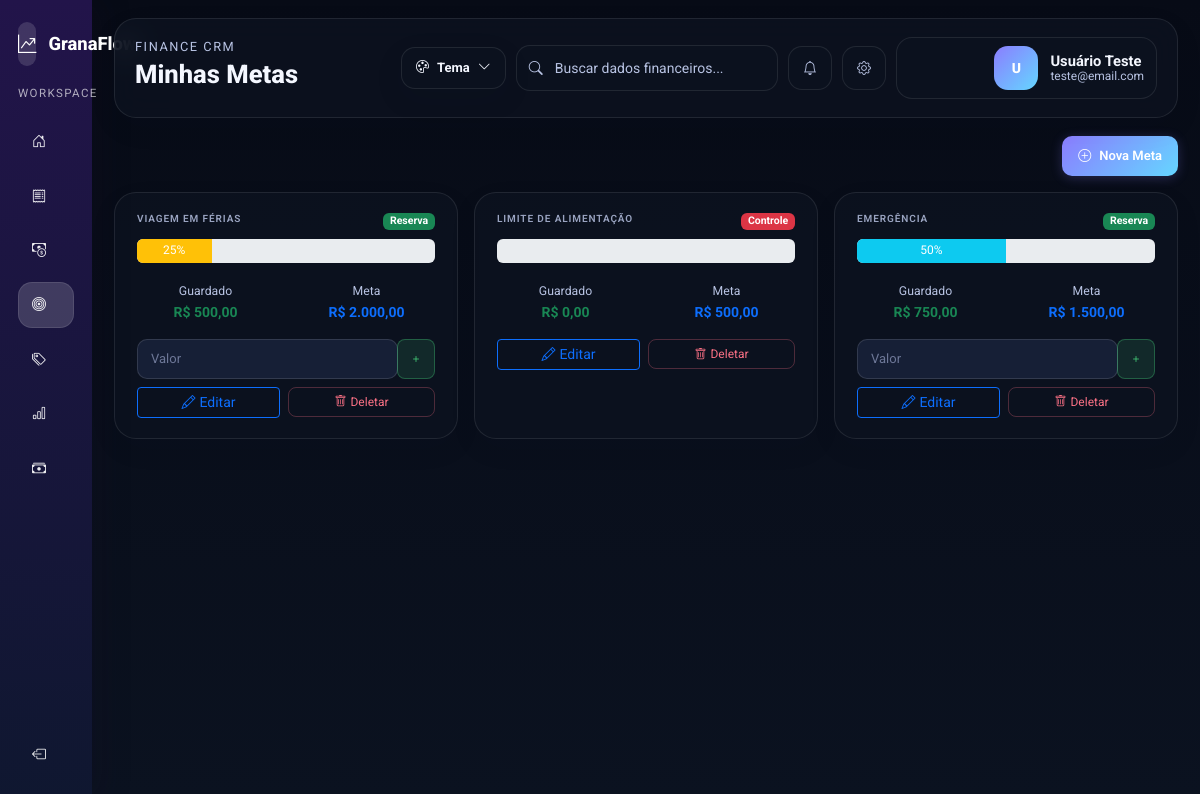
Screenshot of /public/metas (signed in) with the database file from the repository.
### tables this page shows
CREATE TABLE IF NOT EXISTS metas (
  id_meta INT AUTO_INCREMENT PRIMARY KEY,
  id_usuario INT NOT NULL,
  id_categoria INT NULL,
  nome_meta VARCHAR(50) NOT NULL,
  valor_limite DECIMAL(10,2) NOT NULL,
  valor_guardado DECIMAL(10,2) DEFAULT 0.00,
  tipo ENUM('gasto', 'reserva') DEFAULT 'gasto',
  data_inicio DATE,
  data_fim DATE,
  data_criacao DATETIME DEFAULT CURRENT_TIMESTAMP,
  FOREIGN KEY (id_usuario) REFERENCES usuarios(id_usuario) ON DELETE CASCADE,
  FOREIGN KEY (id_categoria) REFERENCES categorias(id_categoria) ON DELETE SET NULL
);

### app/Core/Controller.php (called while the page is built, shortened)
<?php
class Controller
{
    public function model($model)
    {
        $file = dirname(__DIR__) . '/Models/' . $model . '.php';
        return new $modelClass();
    }
    public function view($view, $data = [])
    {
        extract($data);
        $file = dirname(__DIR__) . '/Views/' . $view . '.php';
        require_once $file;
    }
}

### app/Controllers/MetasController.php (called while the page is built, shortened)
<?php
class MetasController extends Controller
{
    public function index()
    {
        $id_usuario = $_SESSION['id_usuario'];
        $metaModel = $this->model('Meta');
        $metas = $metaModel->getMetas($id_usuario);
        $data = [
            'metas' => $metas,
            'csrf_token' => $this->gerarTokenCSRF(),
        ];
        $this->view('metas/index', $data);
    }
}

### app/Core/App.php (called while the page is built, shortened)
<?php
class App
{
    protected $method     = 'login';
    public function __construct()
    {
        $url = $this->parseUrl();
        $route = strtolower($url[0]);
        $aliases = [
            'categoria' => 'CategoriaController',
            'categorias' => 'CategoriaController',
            'perfil' => 'PerfilController',
            'relatorio' => 'RelatorioController',
            'relatorios' => 'RelatorioController',
            'receita' => 'ReceitasController',
            'receitas' => 'ReceitasController',
        ];
        $controllerNome = $aliases[$route] ?? (ucfirst($route) . 'Controller');
        $this->controller = $controllerNome;
        unset($url[0]);
        $url = array_values($url);
        $controllerObj   = new $controllerClass();
        if (!empty($url[0]) && method_exists($controllerObj, $url[0])) {
            $this->method = $url[0];
            unset($url[0]);
            $url = array_values($url);
        } else {
            $defaults = [
                'AuthController'      => 'login',
                'DashboardController' => 'index',
                'GastosController'    => 'index',
                'MetasController'     => 'index',
            ];
            $this->method = $defaults[$this->controller] ?? 'index';
        }
        $this->params = $url;
        call_user_func_array([$controllerObj, $this->method], $this->params);
    }
    protected function parseUrl()
    {
        if (isset($_GET['url'])) {
            return array_values(explode(
                '/',
                filter_var(rtrim($_GET['url'], '/'), FILTER_SANITIZE_URL)
            ));
        }
        return [];
    }
}

### public/index.php (called while the page is built)
<?php
require_once dirname(__DIR__) . '/app/init.php';
require_once dirname(__DIR__) . '/app/Core/App.php';
new \App\Core\App();

### app/init.php (called while the page is built, shortened)
<?php
spl_autoload_register(function ($class) {
    if (strpos($class, 'App\\') === 0) {
        $relative = substr($class, 4);
        $relative = str_replace('\\', '/', $relative);
        $file = dirname(__DIR__) . '/app/' . $relative . '.php';
    }
});

### app/Core/Model.php (called while the page is built, shortened)
<?php
class Model
{
    public function __construct()
    {
        $host   = "localhost";
        $usuario = "root";
        $senha  = "";
        $banco  = "granaflow";
        $porta  = 3308;
        $this->db = new mysqli($host, $usuario, $senha, $banco, $porta);
    }
}

### app/Models/Meta.php (called while the page is built, shortened)
<?php
class Meta extends Model
{
    public function getMetas($id_usuario)
    {
        $stmt = $this->db->prepare("SELECT * FROM metas WHERE id_usuario = ? ORDER BY data_criacao DESC");
        $stmt->bind_param("i", $id_usuario);
        $stmt->execute();
        return $stmt->get_result()->fetch_all(MYSQLI_ASSOC);
    }
}

### app/Views/metas/index.php (the view, shortened to what this page needs)
<?php
require_once dirname(__DIR__) . '/partials/shell_top.php';
?>
<div class="d-flex justify-content-end mb-3">
    <a href="<?= BASE_URL ?>metas/novo" class="btn btn-primary btn-acao">
        <i class="bi bi-plus-circle me-2"></i>Nova Meta
    </a>
</div>
<?php if (empty($metas)): ?>
    <div class="alert alert-info text-center">
        <i class="bi bi-info-circle me-2"></i>Você ainda não criou nenhuma meta.
    </div>
<?php else: ?>
    <div class="row g-3">
        <?php foreach ($metas as $meta):
            $percentual = $meta['valor_limite'] > 0 ? ($meta['valor_guardado'] / $meta['valor_limite'] * 100) : 0;
            $cor_progresso = $percentual >= 100 ? 'success' : ($percentual >= 50 ? 'info' : 'warning');
            $tipo_badge = $meta['tipo'] === 'gasto' ? 'danger' : 'success';
        ?>
            <div class="col-md-6 col-lg-4">
                <div class="card card-resumo h-100">
                    <div class="card-body">
                        <div class="d-flex justify-content-between align-items-start mb-2">
                            <h6 class="card-title"><?= htmlspecialchars($meta['nome_meta']) ?></h6>
                            <span class="badge bg-<?= $tipo_badge ?>"><?= $meta['tipo'] === 'gasto' ? 'Controle' : 'Reserva' ?></span>
                        </div>
                        <div class="mb-3">
                            <div class="progress" style="height: 24px;">
                                <div class="progress-bar bg-<?= $cor_progresso ?>" role="progressbar" style="width: <?= min(100, $percentual) ?>%;">
                                    <?= number_format($percentual, 0) ?>%
                                </div>
                            </div>
                        </div>
                        <div class="row text-center mb-3">
                            <div class="col-6">
                                <small class="page-subtitle">Guardado</small>
                                <div class="fw-bold text-success">R$ <?= number_format($meta['valor_guardado'], 2, ',', '.') ?></div>
                            </div>
                            <div class="col-6">
                                <small class="page-subtitle">Meta</small>
                                <div class="fw-bold text-primary">R$ <?= number_format($meta['valor_limite'], 2, ',', '.') ?></div>
                            </div>
                        </div>
                        <?php if ($meta['tipo'] === 'reserva'): ?>
                            <form method="POST" action="<?= BASE_URL ?>metas/guardar/<?= $meta['id_meta'] ?>" class="mb-2">
                                <div class="input-group input-group-sm mb-2">
                                    <input type="number" name="valor" class="form-control" step="0.01" min="0.01" placeholder="Valor" required>
                                    <button type="submit" class="btn btn-sm btn-success">
                                        <i class="bi bi-plus"></i>
                                    </button>
                                </div>
                            </form>
                        <?php endif; ?>
                        <div class="d-flex gap-2">
                            <a href="<?= BASE_URL ?>metas/editar/<?= $meta['id_meta'] ?>" class="btn btn-sm btn-outline-primary flex-grow-1">
                                <i class="bi bi-pencil me-1"></i>Editar
                            </a>
                            <form method="POST" action="<?= BASE_URL ?>metas/deletar/<?= $meta['id_meta'] ?>" style="display:inline; flex-grow:1;" onsubmit="return confirm('Deseja deletar esta meta?');">
                                <button type="submit" class="btn btn-sm btn-outline-danger w-100">
                                    <i class="bi bi-trash me-1"></i>Deletar
                                </button>
                            </form>
                        </div>
                    </div>
                </div>
            </div>
        <?php endforeach; ?>
    </div>
<?php endif; ?>
<?php require_once dirname(__DIR__) . '/partials/shell_bottom.php'; ?>

### rows the page displays
metas: nome_meta "VIAGEM EM FÉRIAS", tipo "Reserva", percentual "25", valor_guardado "500,00", valor_limite "2.000,00"
metas: nome_meta "LIMITE DE ALIMENTAÇÃO", tipo "Controle", valor_guardado "0,00", valor_limite "500,00"
metas: nome_meta "EMERGÊNCIA", tipo "Reserva", percentual "50", valor_guardado "750,00", valor_limite "1.500,00"

### other values shown
$pageKicker "FINANCE CRM"
$pageHeading "Minhas Metas"
substr($userName, 0, 1) "U"
$userName "Usuário Teste"
$userEmail "teste@email.com"
